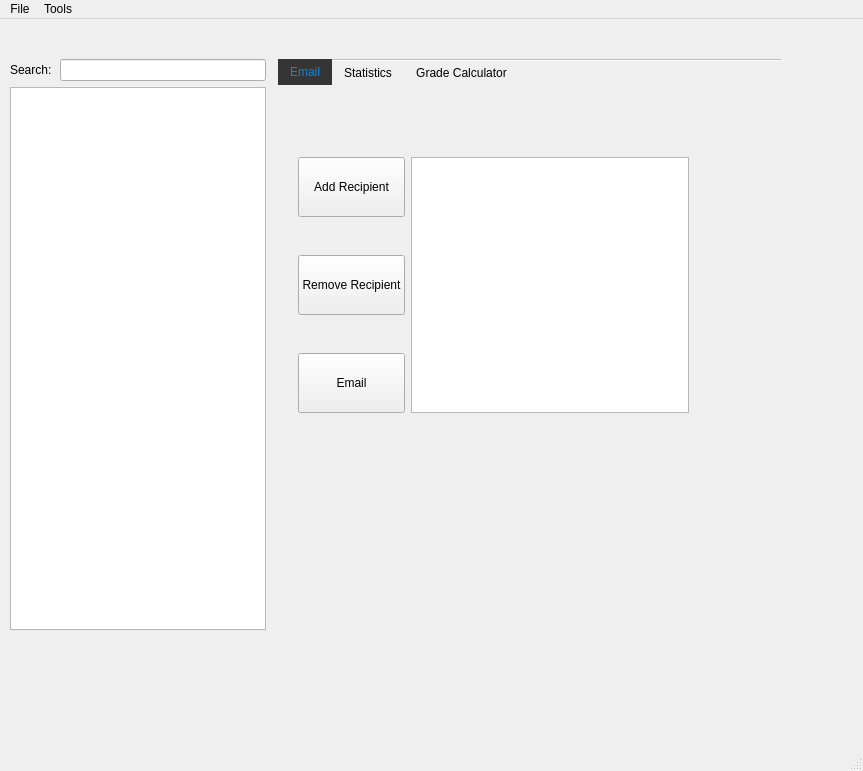
<?xml version="1.0" encoding="UTF-8"?>
<ui version="4.0">
 <class>MainWindow</class>
 <widget class="QMainWindow" name="MainWindow">
  <property name="geometry">
   <rect>
    <x>0</x>
    <y>0</y>
    <width>863</width>
    <height>771</height>
   </rect>
  </property>
  <property name="windowTitle">
   <string>School Management</string>
  </property>
  <widget class="QWidget" name="centralwidget">
   <widget class="QWidget" name="gridLayoutWidget">
    <property name="geometry">
     <rect>
      <x>10</x>
      <y>40</y>
      <width>771</width>
      <height>571</height>
     </rect>
    </property>
    <layout class="QGridLayout" name="gridLayout">
     <item row="0" column="1">
      <layout class="QVBoxLayout" name="verticalLayout_2">
       <property name="sizeConstraint">
        <enum>QLayout::SetFixedSize</enum>
       </property>
       <item>
        <layout class="QHBoxLayout" name="horizontalLayout">
         <item>
          <widget class="QLabel" name="label">
           <property name="sizePolicy">
            <sizepolicy hsizetype="Fixed" vsizetype="Preferred">
             <horstretch>0</horstretch>
             <verstretch>0</verstretch>
            </sizepolicy>
           </property>
           <property name="baseSize">
            <size>
             <width>0</width>
             <height>0</height>
            </size>
           </property>
           <property name="text">
            <string>Search:</string>
           </property>
          </widget>
         </item>
         <item>
          <spacer name="verticalSpacer_2">
           <property name="orientation">
            <enum>Qt::Horizontal</enum>
           </property>
           <property name="sizeType">
            <enum>QSizePolicy::Fixed</enum>
           </property>
           <property name="sizeHint" stdset="0">
            <size>
             <width>2</width>
             <height>5</height>
            </size>
           </property>
          </spacer>
         </item>
         <item>
          <widget class="QLineEdit" name="query_text">
           <property name="sizePolicy">
            <sizepolicy hsizetype="Minimum" vsizetype="Fixed">
             <horstretch>0</horstretch>
             <verstretch>0</verstretch>
            </sizepolicy>
           </property>
          </widget>
         </item>
        </layout>
       </item>
       <item>
        <widget class="QTreeView" name="treeView">
         <property name="sizePolicy">
          <sizepolicy hsizetype="Fixed" vsizetype="Expanding">
           <horstretch>0</horstretch>
           <verstretch>0</verstretch>
          </sizepolicy>
         </property>
         <property name="editTriggers">
          <set>QAbstractItemView::NoEditTriggers</set>
         </property>
        </widget>
       </item>
      </layout>
     </item>
     <item row="0" column="2">
      <spacer name="horizontalSpacer">
       <property name="orientation">
        <enum>Qt::Horizontal</enum>
       </property>
       <property name="sizeType">
        <enum>QSizePolicy::Fixed</enum>
       </property>
       <property name="sizeHint" stdset="0">
        <size>
         <width>6</width>
         <height>20</height>
        </size>
       </property>
      </spacer>
     </item>
     <item row="0" column="3">
      <widget class="QTabWidget" name="select_all_tool_button">
       <property name="focusPolicy">
        <enum>Qt::TabFocus</enum>
       </property>
       <property name="contextMenuPolicy">
        <enum>Qt::DefaultContextMenu</enum>
       </property>
       <property name="layoutDirection">
        <enum>Qt::LeftToRight</enum>
       </property>
       <property name="autoFillBackground">
        <bool>false</bool>
       </property>
       <property name="styleSheet">
        <string notr="true"> QTabWidget::pane{border: 1px;border-color:red;background-color: transparent;} 
QTabBar::tab {background-color: transparent;} 
QTabBar::tab:hover{background-color:#ddd; color: white;}     
QTabBar::tab:selected{background-color: #363535; color: #008BEA;}
</string>
       </property>
       <property name="tabPosition">
        <enum>QTabWidget::North</enum>
       </property>
       <property name="tabShape">
        <enum>QTabWidget::Rounded</enum>
       </property>
       <property name="currentIndex">
        <number>0</number>
       </property>
       <property name="iconSize">
        <size>
         <width>16</width>
         <height>16</height>
        </size>
       </property>
       <property name="documentMode">
        <bool>true</bool>
       </property>
       <property name="tabBarAutoHide">
        <bool>false</bool>
       </property>
       <widget class="QWidget" name="tab_3">
        <attribute name="title">
         <string>Email</string>
        </attribute>
        <widget class="QWidget" name="gridLayoutWidget_2">
         <property name="geometry">
          <rect>
           <x>20</x>
           <y>40</y>
           <width>391</width>
           <height>321</height>
          </rect>
         </property>
         <layout class="QGridLayout" name="gridLayout_2">
          <item row="0" column="0">
           <widget class="QPushButton" name="addRecipient_button">
            <property name="sizePolicy">
             <sizepolicy hsizetype="Preferred" vsizetype="Fixed">
              <horstretch>0</horstretch>
              <verstretch>0</verstretch>
             </sizepolicy>
            </property>
            <property name="minimumSize">
             <size>
              <width>0</width>
              <height>60</height>
             </size>
            </property>
            <property name="styleSheet">
             <string notr="true"/>
            </property>
            <property name="text">
             <string>Add Recipient</string>
            </property>
            <property name="autoDefault">
             <bool>false</bool>
            </property>
           </widget>
          </item>
          <item row="2" column="0">
           <widget class="QPushButton" name="email_button">
            <property name="sizePolicy">
             <sizepolicy hsizetype="Minimum" vsizetype="Fixed">
              <horstretch>0</horstretch>
              <verstretch>0</verstretch>
             </sizepolicy>
            </property>
            <property name="minimumSize">
             <size>
              <width>0</width>
              <height>60</height>
             </size>
            </property>
            <property name="baseSize">
             <size>
              <width>0</width>
              <height>0</height>
             </size>
            </property>
            <property name="text">
             <string>Email</string>
            </property>
           </widget>
          </item>
          <item row="1" column="0">
           <widget class="QPushButton" name="removeRecipient_button">
            <property name="sizePolicy">
             <sizepolicy hsizetype="Minimum" vsizetype="Fixed">
              <horstretch>0</horstretch>
              <verstretch>0</verstretch>
             </sizepolicy>
            </property>
            <property name="minimumSize">
             <size>
              <width>0</width>
              <height>60</height>
             </size>
            </property>
            <property name="text">
             <string>Remove Recipient</string>
            </property>
           </widget>
          </item>
          <item row="0" column="1" rowspan="3">
           <widget class="QListWidget" name="recipient_list"/>
          </item>
         </layout>
        </widget>
       </widget>
       <widget class="QWidget" name="tab_2">
        <attribute name="title">
         <string>Statistics</string>
        </attribute>
        <widget class="QComboBox" name="subject_comboBox">
         <property name="geometry">
          <rect>
           <x>100</x>
           <y>40</y>
           <width>111</width>
           <height>22</height>
          </rect>
         </property>
        </widget>
        <widget class="QComboBox" name="category_comboBox">
         <property name="geometry">
          <rect>
           <x>100</x>
           <y>90</y>
           <width>111</width>
           <height>22</height>
          </rect>
         </property>
        </widget>
        <widget class="QLabel" name="Subject_label">
         <property name="geometry">
          <rect>
           <x>20</x>
           <y>40</y>
           <width>58</width>
           <height>16</height>
          </rect>
         </property>
         <property name="text">
          <string>Subject:</string>
         </property>
        </widget>
        <widget class="QLabel" name="category_label">
         <property name="geometry">
          <rect>
           <x>20</x>
           <y>90</y>
           <width>58</width>
           <height>16</height>
          </rect>
         </property>
         <property name="text">
          <string>Category:</string>
         </property>
        </widget>
        <widget class="QLabel" name="quarter_label">
         <property name="geometry">
          <rect>
           <x>20</x>
           <y>130</y>
           <width>58</width>
           <height>16</height>
          </rect>
         </property>
         <property name="text">
          <string>Quarter:</string>
         </property>
        </widget>
        <widget class="QCheckBox" name="Q1_checkBox">
         <property name="geometry">
          <rect>
           <x>90</x>
           <y>130</y>
           <width>84</width>
           <height>21</height>
          </rect>
         </property>
         <property name="text">
          <string>Q1</string>
         </property>
        </widget>
        <widget class="QCheckBox" name="Q2_checkBox">
         <property name="geometry">
          <rect>
           <x>140</x>
           <y>130</y>
           <width>84</width>
           <height>21</height>
          </rect>
         </property>
         <property name="text">
          <string>Q2</string>
         </property>
        </widget>
        <widget class="QCheckBox" name="Q3_checkBox">
         <property name="geometry">
          <rect>
           <x>190</x>
           <y>130</y>
           <width>84</width>
           <height>21</height>
          </rect>
         </property>
         <property name="text">
          <string>Q3</string>
         </property>
        </widget>
        <widget class="QCheckBox" name="Q4_checkBox">
         <property name="geometry">
          <rect>
           <x>240</x>
           <y>130</y>
           <width>84</width>
           <height>21</height>
          </rect>
         </property>
         <property name="text">
          <string>Q4</string>
         </property>
        </widget>
        <widget class="QPushButton" name="graph_button">
         <property name="geometry">
          <rect>
           <x>10</x>
           <y>190</y>
           <width>151</width>
           <height>41</height>
          </rect>
         </property>
         <property name="text">
          <string>Generate graph</string>
         </property>
        </widget>
        <widget class="QPushButton" name="select_all_button">
         <property name="geometry">
          <rect>
           <x>290</x>
           <y>130</y>
           <width>31</width>
           <height>26</height>
          </rect>
         </property>
         <property name="text">
          <string/>
         </property>
         <property name="icon">
          <iconset>
           <normaloff>../../../../Downloads/select-all-icon-10.jpg.png</normaloff>../../../../Downloads/select-all-icon-10.jpg.png</iconset>
         </property>
         <property name="iconSize">
          <size>
           <width>23</width>
           <height>23</height>
          </size>
         </property>
         <property name="checkable">
          <bool>false</bool>
         </property>
         <property name="flat">
          <bool>true</bool>
         </property>
        </widget>
        <widget class="QPushButton" name="deselect_all_button">
         <property name="geometry">
          <rect>
           <x>330</x>
           <y>130</y>
           <width>31</width>
           <height>26</height>
          </rect>
         </property>
         <property name="text">
          <string/>
         </property>
         <property name="icon">
          <iconset>
           <normaloff>../../../../Downloads/deselect all icon.png</normaloff>../../../../Downloads/deselect all icon.png</iconset>
         </property>
         <property name="iconSize">
          <size>
           <width>18</width>
           <height>18</height>
          </size>
         </property>
         <property name="flat">
          <bool>true</bool>
         </property>
        </widget>
       </widget>
       <widget class="QWidget" name="tab_4">
        <attribute name="title">
         <string>Grade Calculator</string>
        </attribute>
        <widget class="QWidget" name="verticalLayoutWidget">
         <property name="geometry">
          <rect>
           <x>280</x>
           <y>40</y>
           <width>160</width>
           <height>159</height>
          </rect>
         </property>
         <layout class="QVBoxLayout" name="verticalLayout">
          <property name="spacing">
           <number>20</number>
          </property>
          <item>
           <widget class="QPushButton" name="edit_percentages_button">
            <property name="text">
             <string>Edit Percentages</string>
            </property>
           </widget>
          </item>
          <item>
           <widget class="QPushButton" name="grade_calculate_button">
            <property name="text">
             <string>Calculate</string>
            </property>
           </widget>
          </item>
          <item>
           <widget class="QLCDNumber" name="lcdNumber"/>
          </item>
         </layout>
        </widget>
        <widget class="QWidget" name="gridLayoutWidget_3">
         <property name="geometry">
          <rect>
           <x>20</x>
           <y>90</y>
           <width>211</width>
           <height>421</height>
          </rect>
         </property>
         <layout class="QGridLayout" name="gridLayout_grade_calculator_left" rowstretch="0">
          <property name="sizeConstraint">
           <enum>QLayout::SetDefaultConstraint</enum>
          </property>
          <item row="0" column="1">
           <widget class="QLabel" name="label_3">
            <property name="sizePolicy">
             <sizepolicy hsizetype="Preferred" vsizetype="Fixed">
              <horstretch>0</horstretch>
              <verstretch>0</verstretch>
             </sizepolicy>
            </property>
            <property name="text">
             <string>Grade</string>
            </property>
            <property name="alignment">
             <set>Qt::AlignLeading|Qt::AlignLeft|Qt::AlignTop</set>
            </property>
           </widget>
          </item>
          <item row="0" column="0">
           <widget class="QLabel" name="label_2">
            <property name="enabled">
             <bool>true</bool>
            </property>
            <property name="sizePolicy">
             <sizepolicy hsizetype="Preferred" vsizetype="Fixed">
              <horstretch>0</horstretch>
              <verstretch>0</verstretch>
             </sizepolicy>
            </property>
            <property name="inputMethodHints">
             <set>Qt::ImhNone</set>
            </property>
            <property name="frameShadow">
             <enum>QFrame::Plain</enum>
            </property>
            <property name="text">
             <string>Category</string>
            </property>
            <property name="alignment">
             <set>Qt::AlignLeading|Qt::AlignLeft|Qt::AlignTop</set>
            </property>
           </widget>
          </item>
          <item row="0" column="2">
           <widget class="QLabel" name="label_4">
            <property name="sizePolicy">
             <sizepolicy hsizetype="Preferred" vsizetype="Fixed">
              <horstretch>0</horstretch>
              <verstretch>0</verstretch>
             </sizepolicy>
            </property>
            <property name="text">
             <string>Weight</string>
            </property>
            <property name="alignment">
             <set>Qt::AlignLeading|Qt::AlignLeft|Qt::AlignTop</set>
            </property>
           </widget>
          </item>
         </layout>
        </widget>
        <widget class="QWidget" name="horizontalLayoutWidget">
         <property name="geometry">
          <rect>
           <x>20</x>
           <y>10</y>
           <width>201</width>
           <height>71</height>
          </rect>
         </property>
         <layout class="QHBoxLayout" name="horizontalLayout_4">
          <item>
           <widget class="QLabel" name="subject_gc_label">
            <property name="text">
             <string>Subject:</string>
            </property>
           </widget>
          </item>
          <item>
           <widget class="QComboBox" name="subject_gc_comboBox"/>
          </item>
         </layout>
        </widget>
        <widget class="QComboBox" name="gc_quarters_comboBox">
         <property name="geometry">
          <rect>
           <x>280</x>
           <y>230</y>
           <width>61</width>
           <height>31</height>
          </rect>
         </property>
        </widget>
        <widget class="QPushButton" name="gc_extract_grades_button">
         <property name="geometry">
          <rect>
           <x>339</x>
           <y>230</y>
           <width>101</width>
           <height>26</height>
          </rect>
         </property>
         <property name="text">
          <string>Extract Grades</string>
         </property>
        </widget>
        <widget class="QPushButton" name="gc_clear_button">
         <property name="geometry">
          <rect>
           <x>320</x>
           <y>280</y>
           <width>80</width>
           <height>26</height>
          </rect>
         </property>
         <property name="text">
          <string>Clear</string>
         </property>
        </widget>
       </widget>
      </widget>
     </item>
    </layout>
   </widget>
  </widget>
  <widget class="QMenuBar" name="menubar">
   <property name="geometry">
    <rect>
     <x>0</x>
     <y>0</y>
     <width>863</width>
     <height>21</height>
    </rect>
   </property>
   <widget class="QMenu" name="menuMenu">
    <property name="title">
     <string>File</string>
    </property>
    <addaction name="import_excel_file_menu_action"/>
    <addaction name="import_from_folder_menu_action"/>
   </widget>
   <widget class="QMenu" name="menuTools">
    <property name="title">
     <string>Tools</string>
    </property>
    <addaction name="print_calculation_menu_action"/>
   </widget>
   <addaction name="menuMenu"/>
   <addaction name="menuTools"/>
  </widget>
  <widget class="QStatusBar" name="statusbar"/>
  <action name="import_excel_file_menu_action">
   <property name="text">
    <string>Import Excel File</string>
   </property>
  </action>
  <action name="actionHow">
   <property name="text">
    <string>How</string>
   </property>
  </action>
  <action name="actionAre">
   <property name="text">
    <string>Are</string>
   </property>
  </action>
  <action name="actionYou">
   <property name="text">
    <string>You</string>
   </property>
  </action>
  <action name="import_from_folder_menu_action">
   <property name="text">
    <string>Import from folder</string>
   </property>
  </action>
  <action name="print_calculation_menu_action">
   <property name="text">
    <string>Print Calculation</string>
   </property>
  </action>
 </widget>
 <resources/>
 <connections/>
</ui>
